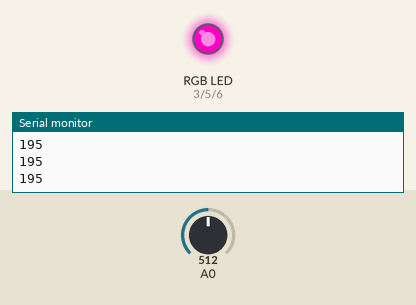
Recording of a sketch running on a simulated Arduino Uno, built with avr-gcc and run on an emulated ATmega328P. Shown: an RGB LED mixed from three pins (HIGH = lit), the last lines printed to the serial monitor. Inputs (shaded band) come from the test bench; at power-on: A0 = 512.

Above: at 1.2 s.
1.3 s: A0 set to 716
At 1.8 s:
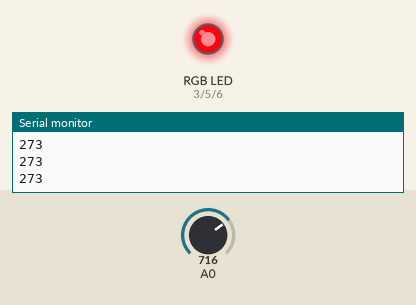
2.8 s: A0 set to 900
At 3.2 s:
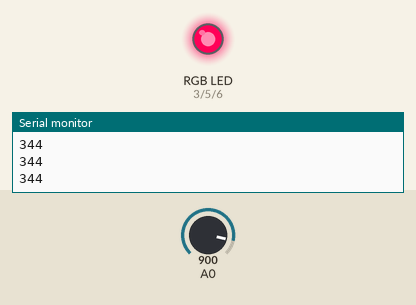
4.3 s: A0 set to 1023
At 5.5 s:
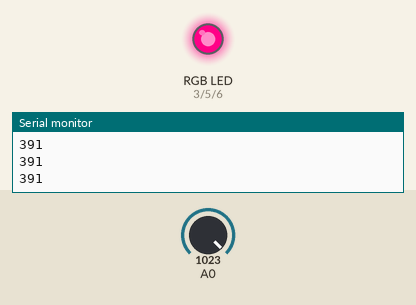
5.8 s: A0 set to 0
At 6.4 s:
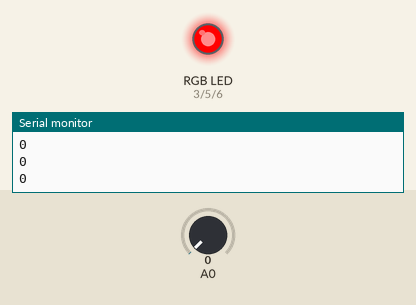
7.3 s: A0 set to 511
At 8.8 s:
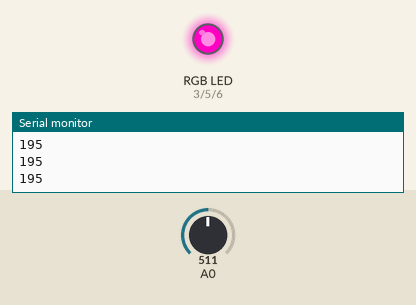
Timing chart, 0 to 9.8 s (numbered marks = the images above; inputs shaded):
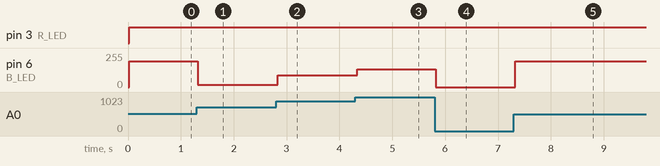

The sketch:

ex8_RGB_LED_pot.ino
```cpp
#define R_LED 3
#define G_LED 5
#define B_LED 6

int val[3];
int r_input = 0;
int g_input = 0;
int b_input = 0;

void setup() {
  pinMode(R_LED,OUTPUT);
  pinMode(G_LED,OUTPUT);
  pinMode(B_LED,OUTPUT);
  Serial.begin(115200);
  pinMode(0,INPUT);

}

void loop() {

 int a = analogRead(A0);
 int val = round(a/2.6)-2;
 if (val < 0) {
  val = 0;
 }
 Serial.println(val);
 delay(20);
 setColor(255,0,val);

}

void setColor(int r, int g, int b) {

analogWrite(R_LED, r);
analogWrite(G_LED, g);
analogWrite(B_LED, b);

}
```

Measured:
- after the input at 1.3 s, pin 6 (B_LED): 195/255 → 17/255 at once
- after the input at 2.8 s, pin 6 (B_LED): 17/255 → 88/255 at once
- after the input at 4.3 s, pin 6 (B_LED): 88/255 → 135/255 at once
- after the input at 5.8 s, pin 6 (B_LED): 135/255 → 0/255 at once
- after the input at 7.3 s, pin 6 (B_LED): 0/255 → 195/255 at once
